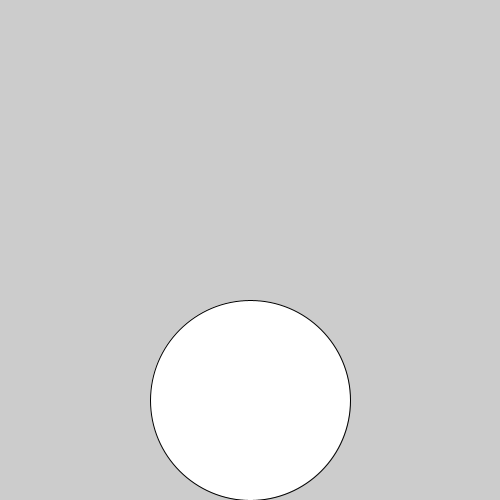
Frame 1 (no input)
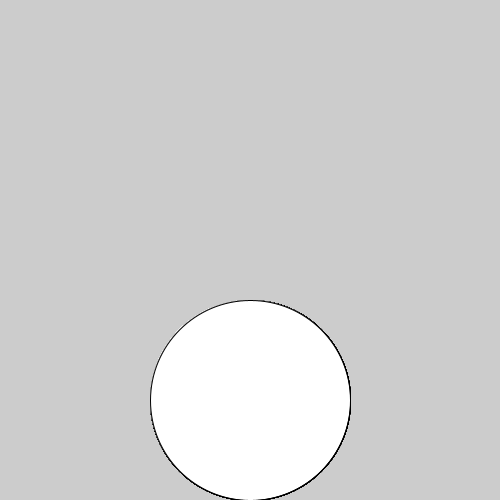
Frame 60 (the mouse pressed at the canvas centre just before this capture)
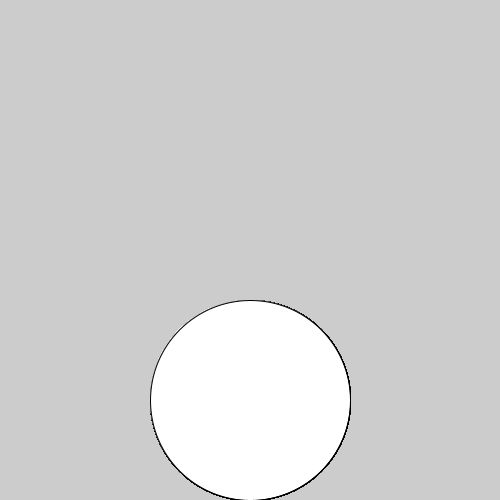
Frame 120 (the mouse held since frame 60 and released just before this capture)

The Processing sketch that drew these frames (run headless with seeded random() and noise(); from frame 60 on, the mouse is pressed at the canvas centre):

// Processing sketch: random_shape
// ── random_shape.pde
void setup() {
    size(500, 500);
}
void draw() {
 ellipse(250, 400, 200, 200);
 
}
